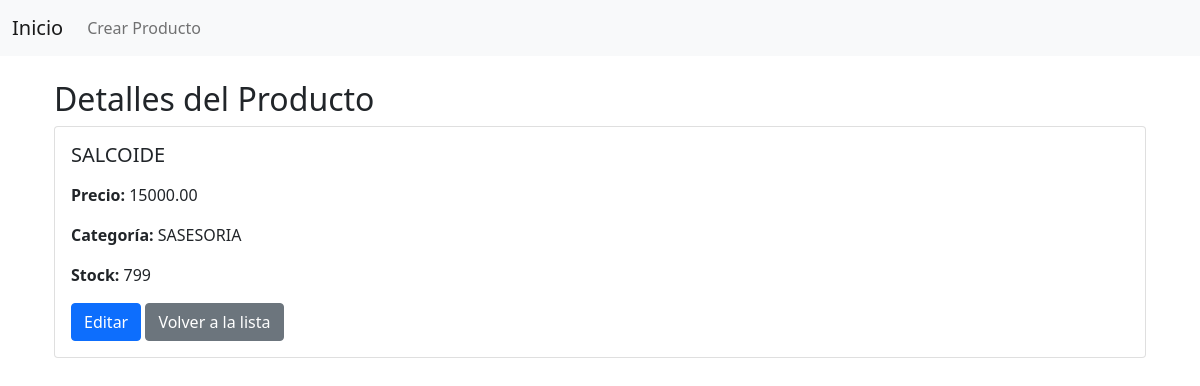
The app's page /products/5/ with its own data.
### products/models.py (models this page shows, shortened)
class Product(models.Model):
    name = models.CharField(max_length=100)
    desc = models.TextField(null=True, blank=True)
    price = models.DecimalField(max_digits=10, decimal_places=2)
    stock = models.IntegerField(default=777, null=True)
    category = models.ForeignKey(
        Category, on_delete=models.SET_NULL, null=True, blank=True
    )

class Category(models.Model):
    name = models.CharField(max_length=150)

### products/views.py (the view)
def product_detail(request, id):
    product = repo.get_by_id(id=id)
    return render(
        request,
        'products/detail.html',
        {
            'product': product
        }
    )

### products/repositories/product.py (called while the page is built)
    def get_by_id(self, id) -> Optional[Product]:
        return Product.objects.filter(id=id).first()

### products/templates/products/detail.html (shortened to what this page needs)
{% extends "products/base.html" %}
{% block content %}
<div class="container mt-3">
    <h2>Detalles del Producto</h2>
    <div class="card">
        <div class="card-body">
            <h5 class="card-title">{{ product.name }}</h5>
            <p class="card-text"><strong>Precio:</strong> {{ product.price }}</p>
            <p class="card-text"><strong>Categoría:</strong> {{ product.category.name }}</p>
            <p class="card-text"><strong>Stock:</strong> {{ product.stock }}</p>
            <a href="{% url 'product_update' product.id %}" class="btn btn-primary">Editar</a>
            <a href="{% url 'product_list' %}" class="btn btn-secondary">Volver a la lista</a>
        </div>
    </div>
</div>
{% endblock %}

### records on screen
Product: name "SALCOIDE", price "15000.00", category.name "SASESORIA", stock "799"
